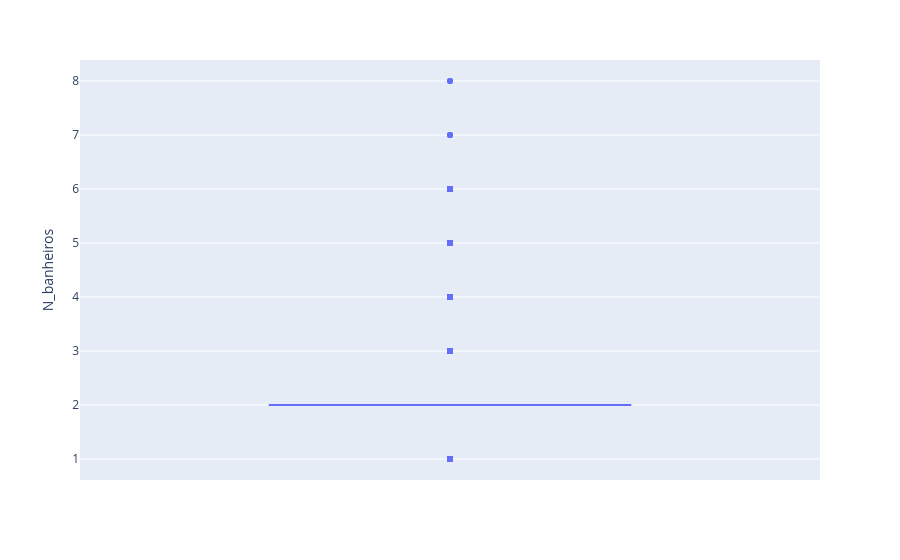

Here is the notebook cell this chart was saved with:
### Code cell
#BOXPLOT interativo para verificar valores discrepantes.
fig = px.box(df, y="N_banheiros")
fig.show()

### Figure 1 — Plotly figure (JSON) as saved in the notebook; plotly's stock layout.template omitted (floating-point values rounded to 4 significant figures; data arrays with more than 128 entries replaced by an {"elided": "..."} marker saying what was removed)
{"data": [{"alignmentgroup": "True", "hovertemplate": "N_banheiros=%{y}<extra></extra>", "legendgroup": "", "marker": {"color": "#636efa"}, "name": "", "notched": false, "offsetgroup": "", "orientation": "v", "showlegend": false, "type": "box", "x0": " ", "xaxis": "x", "y": {"elided": "7203 int values"}, "y0": " ", "yaxis": "y"}], "layout": {"boxmode": "group", "legend": {"tracegroupgap": 0}, "margin": {"t": 60}, "xaxis": {"anchor": "y", "domain": [0, 1]}, "yaxis": {"anchor": "x", "domain": [0, 1], "title": {"text": "N_banheiros"}}}}
